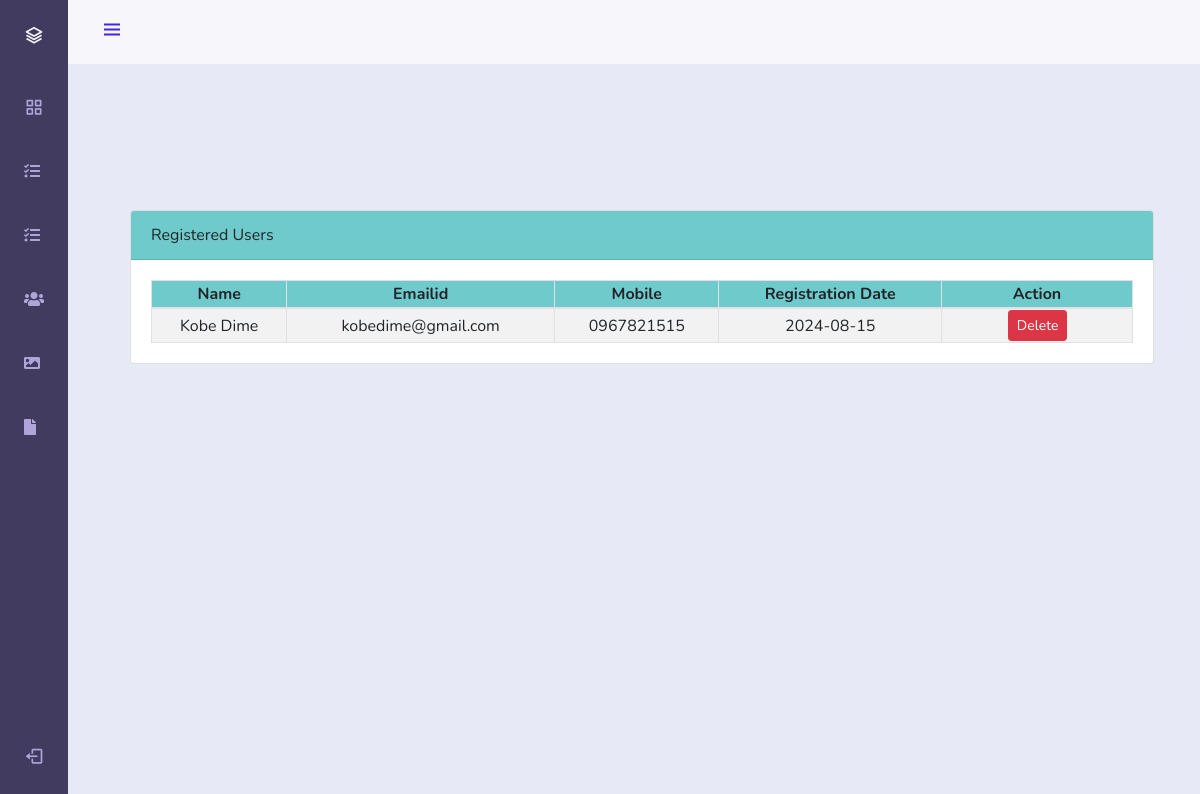
/admin/index.php?page=userManage (signed in), run on the app's committed database.
### tables this page shows
CREATE TABLE `tbl_userregistration` (
  `id` int(11) NOT NULL,
  `name` varchar(255) NOT NULL,
  `emailid` varchar(255) NOT NULL,
  `mobile` varchar(10) NOT NULL,
  `password` varchar(255) NOT NULL,
  `registration_date` date NOT NULL,
  `created_at` timestamp NOT NULL DEFAULT current_timestamp() ON UPDATE current_timestamp()
);

### admin/userManage.php (the view)
<div class="container-fluid" style="margin-top:98px">
    <div class="col-lg-12">
        <div class="row">
            <div class="col-md-12">
                <div class="card">
                    <div class="card-header" style="background-color: rgb(111 202 203);">
                        Registered Users
                    </div>
                    <div class="card-body">
                        <table class="table-striped table-bordered col-md-12 text-center">
                            <thead style="background-color: rgb(111 202 203);">
                                <tr>
                                    <th>Name</th>
                                    <th>Emailid</th>
                                    <th>Mobile</th>
                                    <th>Registration Date</th>
                                    <th>Action</th>
                                </tr>
                            </thead>
                            <tbody>
                                <?php
                                $sql = "SELECT * FROM tbl_userregistration";
                                $result = mysqli_query($conn, $sql);
                                while ($row = mysqli_fetch_assoc($result)) {
                                    $Id = $row['id'];
                                    $name = $row['name'];
                                    $mobile = $row['mobile'];
                                    $emailid = $row['emailid'];
                                    $registration_date = $row['registration_date'];
                                    echo '<tr>
                                    <td> ' . $name . ' </td>
                                    <td>' . $emailid . '</td>
                                    <td>' . $mobile . '</td>
                                    <td>' . $registration_date . '</td>
                                    <td class="text-center">
                                        <div class="row mx-auto" style="width:112px">';
                                    echo '<form action="partials/_userManage.php" method="POST">
                                                        <button name="removeUser" class="btn btn-sm btn-danger" style="margin-left:45%;">Delete</button>
                                                        <input type="hidden" name="Id" value="' . $Id . '">
                                                    </form>';
                                    echo '</div>
                                    </td>
                                </tr>';
                                }
                                ?>
                            </tbody>
                        </table>
                    </div>
                </div>
            </div>
        </div>
    </div>
</div>

### admin/assets/css/styles.css (style rules this page uses)
:root { --header-height: 3rem; --nav-width: 68px; --first-color: #4723D9; --first-color-light: #AFA5D9; --white-color: #F7F6FB; --body-font: 'Nunito', sans-serif; --normal-font-size: 1rem; --z-fixed: 100; }
*,::before,::after { box-sizing: border-box; }
body { position: relative; margin: var(--header-height) 0 0 0; padding: 0 1rem; font-family: var(--body-font); font-size: var(--normal-font-size); transition: .5s; }
@media screen and (min-width: 768px) { body { margin: calc(var(--header-height) + 1rem) 0 0 0; padding-left: calc(var(--nav-width) + 2rem); } }

### data on the page
tbl_userregistration: name "Kobe Dime", emailid "kobedime@gmail.com", mobile "0967821515", registration_date "2024-08-15"
